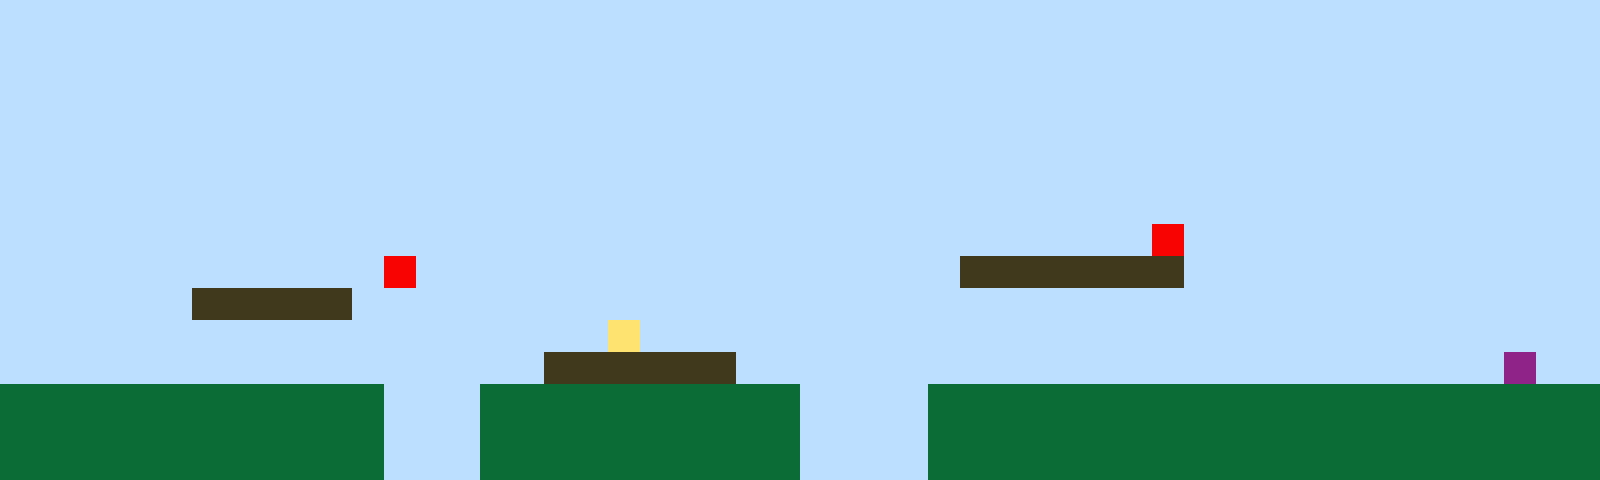

This game map was drawn from its Tiled (.tmx) file and the tilesets committed beside it. A one-line description and the full map source follow:
An orthogonal 50x15 tile map with 32x32 px tiles, 1 tile layer (Tile Layer 1).

<map version="1.10" tiledversion="1.11.2" orientation="orthogonal" renderorder="right-up" width="50" height="15" tilewidth="32" tileheight="32" infinite="0" nextlayerid="2" nextobjectid="1"><editorsettings><export target="map1.csv" format="csv" /></editorsettings><tileset firstgid="1" name="sprites" tilewidth="32" tileheight="32" tilecount="6" columns="3"><image source="sprites.png" width="96" height="64" /></tileset><layer id="1" name="Tile Layer 1" width="50" height="15"><data encoding="csv">1,1,1,1,1,1,1,1,1,1,1,1,1,1,1,1,1,1,1,1,1,1,1,1,1,1,1,1,1,1,1,1,1,1,1,1,1,1,1,1,1,1,1,1,1,1,1,1,1,1,1,1,1,1,1,1,1,1,1,1,1,1,1,1,1,1,1,1,1,1,1,1,1,1,1,1,1,1,1,1,1,1,1,1,1,1,1,1,1,1,1,1,1,1,1,1,1,1,1,1,1,1,1,1,1,1,1,1,1,1,1,1,1,1,1,1,1,1,1,1,1,1,1,1,1,1,1,1,1,1,1,1,1,1,1,1,1,1,1,1,1,1,1,1,1,1,1,1,1,1,1,1,1,1,1,1,1,1,1,1,1,1,1,1,1,1,1,1,1,1,1,1,1,1,1,1,1,1,1,1,1,1,1,1,1,1,1,1,1,1,1,1,1,1,1,1,1,1,1,1,1,1,1,1,1,1,1,1,1,1,1,1,1,1,1,1,1,1,1,1,1,1,1,1,1,1,1,1,1,1,1,1,1,1,1,1,1,1,1,1,1,1,1,1,1,1,1,1,1,1,1,1,1,1,1,1,1,1,1,1,1,1,1,1,1,1,1,1,1,1,1,1,1,1,1,1,1,1,1,1,1,1,1,1,1,1,1,1,1,1,1,1,1,1,1,1,1,1,1,1,1,1,1,1,1,1,1,1,1,1,1,1,1,1,1,1,1,1,1,1,1,1,1,1,1,1,1,1,1,1,1,1,1,1,1,1,1,1,1,1,1,1,1,1,1,1,1,1,1,1,1,1,1,1,1,1,1,1,1,1,1,1,1,1,1,1,1,1,1,1,1,1,1,1,1,1,1,1,1,1,1,1,1,1,1,1,5,1,1,1,1,1,1,1,1,1,1,1,1,1,1,1,1,1,1,1,1,1,1,1,1,1,5,1,1,1,1,1,1,1,1,1,1,1,1,1,1,1,1,1,3,3,3,3,3,3,3,1,1,1,1,1,1,1,1,1,1,1,1,1,1,1,1,1,1,1,3,3,3,3,3,1,1,1,1,1,1,1,1,1,1,1,1,1,1,1,1,1,1,1,1,1,1,1,1,1,1,1,1,1,1,1,1,1,1,1,1,1,1,1,1,1,1,1,1,1,1,1,1,1,1,1,1,1,1,1,1,1,1,4,1,1,1,1,1,1,1,1,1,1,1,1,1,1,1,1,1,1,1,1,1,1,1,1,1,1,1,1,1,1,1,1,1,1,1,1,1,1,1,1,1,1,1,1,1,1,1,3,3,3,3,3,3,1,1,1,1,1,1,1,1,1,1,1,1,1,1,1,1,1,1,1,1,1,1,1,1,6,1,1,2,2,2,2,2,2,2,2,2,2,2,2,1,1,1,2,2,2,2,2,2,2,2,2,2,1,1,1,1,2,2,2,2,2,2,2,2,2,2,2,2,2,2,2,2,2,2,2,2,2,2,2,2,2,2,2,2,2,2,2,2,2,1,1,1,2,2,2,2,2,2,2,2,2,2,1,1,1,1,2,2,2,2,2,2,2,2,2,2,2,2,2,2,2,2,2,2,2,2,2,2,2,2,2,2,2,2,2,2,2,2,2,1,1,1,2,2,2,2,2,2,2,2,2,2,1,1,1,1,2,2,2,2,2,2,2,2,2,2,2,2,2,2,2,2,2,2,2,2,2</data></layer></map>
